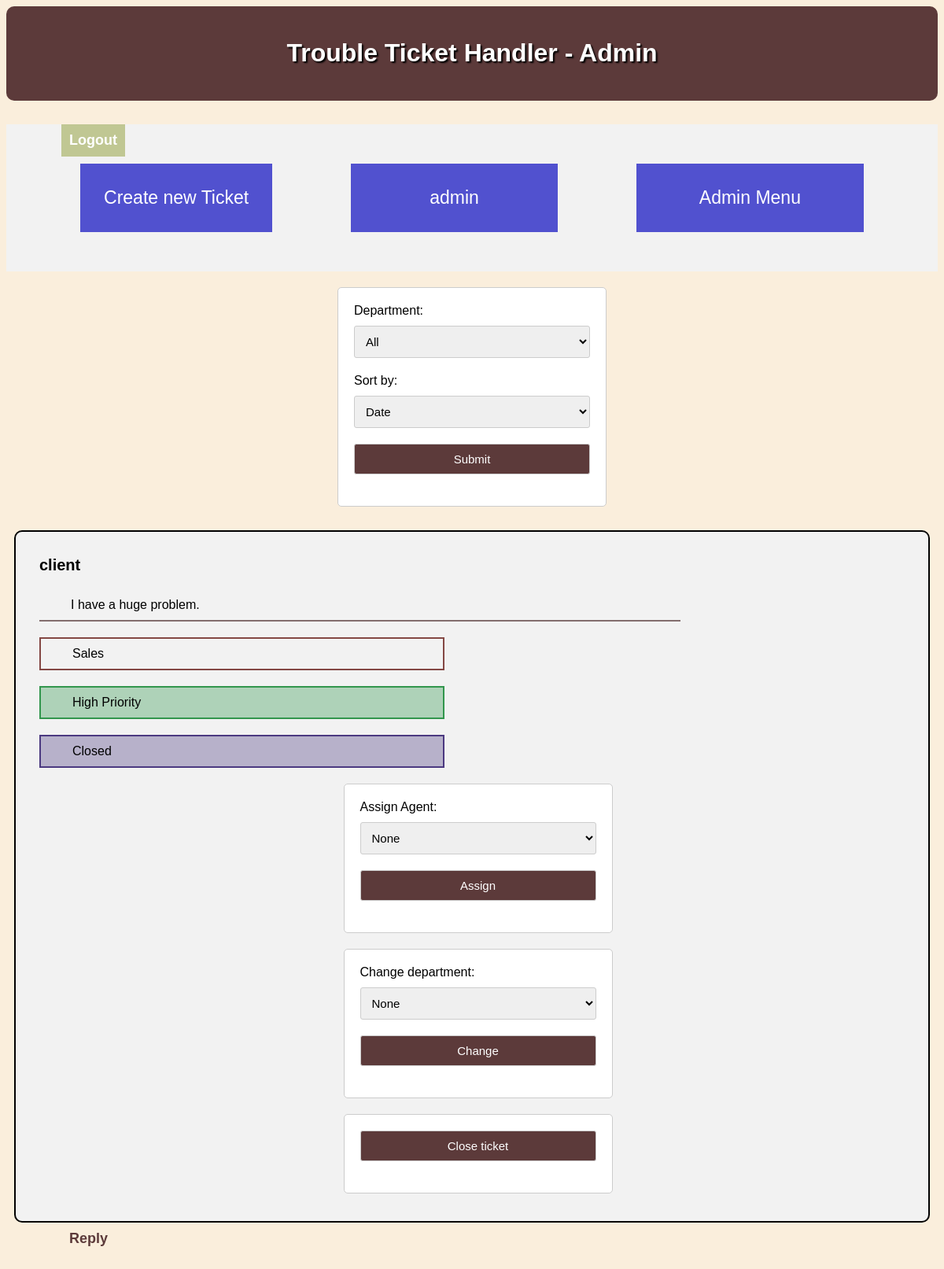
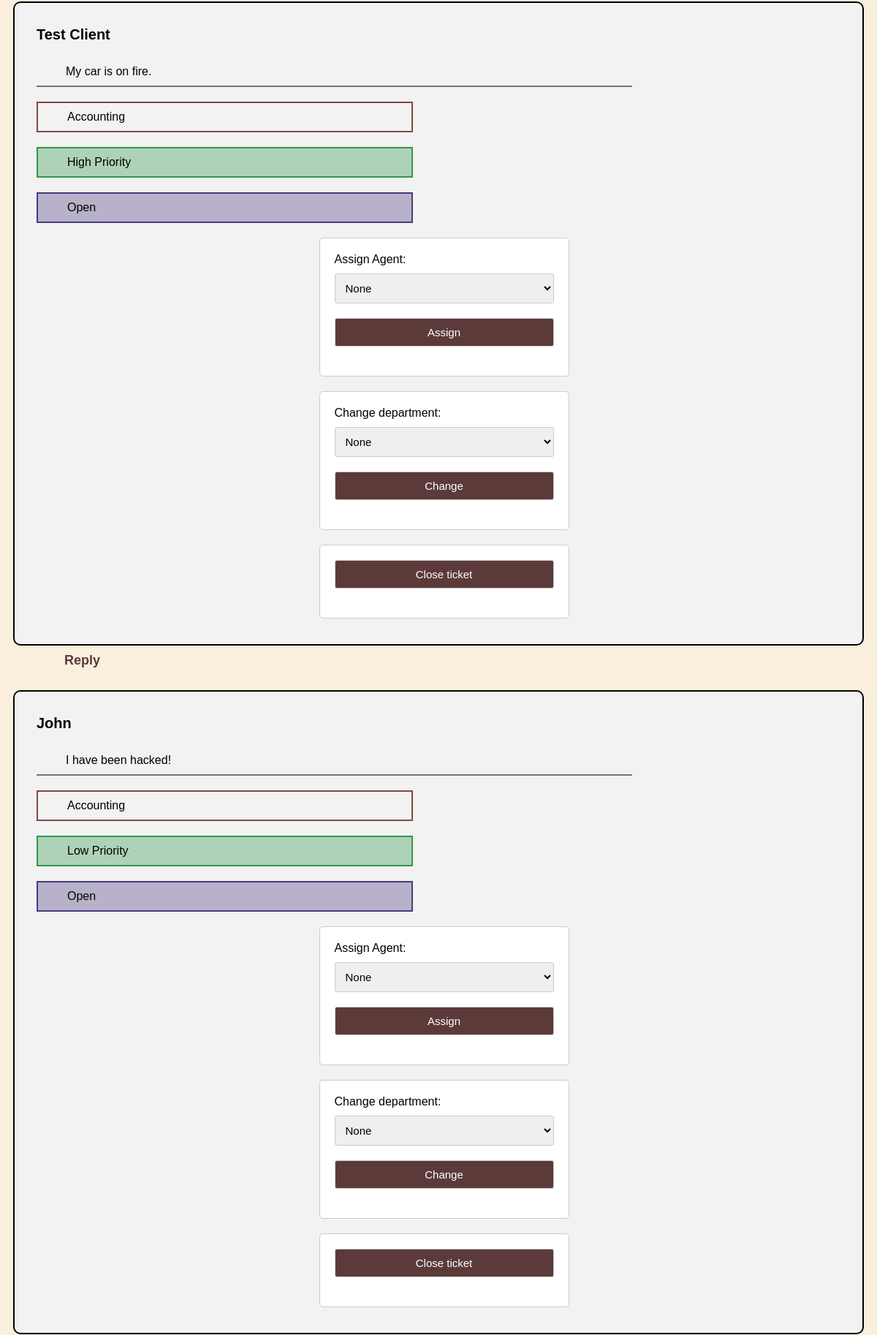
Screenshot of /admin.php (signed in, upper part) with the database file from the repository (2 pictures, top to bottom).
### tables this page shows
CREATE TABLE user (
  id INTEGER PRIMARY KEY AUTOINCREMENT,
  status TEXT NOT NULL,
  name TEXT NOT NULL,
  username TEXT UNIQUE NOT NULL,
  password TEXT NOT NULL,
  email TEXT NOT NULL,
  department TEXT
);

### admin.php (the view, shortened to what this page needs)
<?php
$db = getDataBaseConnection();
$stmt = $db->prepare("SELECT * FROM user WHERE id = :id");
$stmt->bindParam(':id', $_SESSION['user_id']);
$stmt->execute();
$user = $stmt->fetch();
$stmt = $db->prepare("SELECT * FROM user WHERE status = 'Agent' or status = 'Admin'");
$stmt->execute();
$agents = $stmt->fetchAll();
$stmt = $db->prepare("SELECT user.name as client_name, ticket.message, ticket.status, ticket.department as dep, ticket.id as ticket_id,
                      ticket.priority
                      FROM ticket
                      JOIN user ON ticket.client_id = user.id");
$stmt->execute();
$tickets = $stmt->fetchAll();
?>
<!DOCTYPE html>
<html lang="en-US">
<head>
    <link rel="stylesheet" href="style2.css">
</head>
<body>
<header>
    <h1><a href="admin.php">Trouble Ticket Handler - Admin</a></h1>
</header>
<a href="login.php" class="a-prof">Logout</a>
<ul id="menu">
    <a href="ticket.php">
        <li class="first">Create new Ticket</li>
    </a>
    <a href="profile.php">
        <li class="second"><?= $user['name'] ?></li>
    </a>
    <a href="admin_menu.php">
        <li class = "last"> Admin Menu </li>
    </a>
</ul>
<form action="" method="post">
<label for="sort">Department:</label>
  <select name="department">
  <option value = "all"> All </option>
  </select>
  <label for="sort">Sort by:</label>
  <select id="sort" name="sort">
    <option value="date">Date</option>
  </select>
  <input type="submit" value="Submit">
</form>
<section id = "tickets">
<?php foreach ($tickets as $ticket): ?>
  <div id="ticket">
  <h2><?= $ticket['client_name'] ?></h2>
    <div class = "ticket-info">
      <p><?= $ticket['message'] ?></p>
      <p><?= $ticket['dep'] ?></p>
      <p><?= $ticket['priority']. " Priority" ?></p>
      <p><?= $ticket['status'] ?></p>
    </div>
    <form action="" method="post" class = "assign">
      <label for="assign">Assign Agent:</label>
      <select name="agent">
      <option value = "none"> None </option>
      </select>
      <input type="submit" name = "assign" value="Assign">
    </form>
    <form action = "" method = "post" class = "change">
      <label for ="change"> Change department: </label>
      <select name = "depChange">
        <option value = "none"> None </option>
      </select>
      <input type = "submit" name = "change" value = "Change">
    </form>
    <form action = "" method = "POST">
      <input type = "submit" value = "Close ticket">
    </form>
  </div>
  <a href="#" class="reply-ticket" onclick="showFormReply(<?= $ticket['ticket_id'] ?>)">Reply</a>
<?php endforeach; ?>
</section>
</body>
</html>

### style2.css (style rules this page uses)
body { font-family: Arial, sans-serif; background-color: rgb(250, 238, 220); margin: 15; padding: 0; margin-bottom: 70px; }
header { background-color: rgb(92, 58, 58); color: #fff; padding: 20px; text-align: center; margin-bottom: 30px; border-radius: 10px; text-shadow: black 2px 2px 2px; }
h1 a { color: white; margin: 20px; }
form { max-width: 300px; margin: 20px auto; padding: 20px; background-color: #fff; border: 1px solid #ccc; border-radius: 5px; }
label { display: block; margin-bottom: 10px; }
a { color: rgb(92, 58, 58); text-decoration: none; }
input[type="submit"] { font-size: 17px; background-color: rgb(92, 58, 58); color: #fff; padding: 10px 20px; border: none; border-radius: 3px; cursor: pointer; }
.a-prof { position: absolute; background-color:rgba(144, 158, 54, 0.5); padding: 10px; margin-left: 70px; display: inline-block; font-size: 18px; font-weight: bold; color: white; box-sizing: content-box; margin-bottom: 20px; }
form textarea, form select, form input[type="checkbox"], form input[type="submit"] { width: 100%; padding: 10px; margin-bottom: 20px; border-radius: 3px; border: 1px solid #ccc; font-size: 15px; }
form select { margin-bottom: 20px; }
ul { list-style-type: none; margin: 0; padding: 0; display: flex; justify-content: center; background-color: #f2f2f2; }
ul li { padding: 10px 20px; }
ul a li { color: white; text-decoration: none; font-size: 23px; margin: 50px; }
.first { padding: 30px; background-color: rgb(81, 81, 207); }
.second { padding: 30px; padding-right: 100px; padding-left: 100px; background-color: rgb(81, 81, 207); }
.last { padding: 30px; padding-right: 80px; padding-left: 80px; background-color:rgb(81, 81, 207); }
#ticket { background-color: #f2f2f2; margin: 10px; padding: 15px; padding-left: 30px; margin-bottom: 10px; margin-top: 30px; border: 2px solid black; border-radius: 10px; }
div#ticket h2 { font-size: 20px; }
div#ticket p { margin-bottom: 5px; padding-left: 40px; margin-top: 20px; margin-right: 600px; padding-top: 10px; padding-bottom: 10px; }
div#ticket p:nth-child(1) { border-bottom: 2px solid #836e6e; margin-right: 300px; }
div#ticket p:nth-child(2) { border: 2px solid #844844; }
div#ticket p:nth-child(3) { border: 2px solid #32964d; background-color: #32964d5a; }
div#ticket p:nth-child(4) { border: 2px solid #4b3980; background-color: #4b39805a; }
.reply-ticket { margin-top: 30px; font-size: 18px; font-weight: bold; margin-left: 80px; }

### rows the page displays
user: name "admin"
user: name "client", message "I have a huge problem.", dep "Sales", priority "High", status "Closed"
user: name "Test Client", message "My car is on fire.", dep "Accounting", priority "High", status "Open"
user: name "John", message "I have been hacked!", dep "Accounting", priority "Low", status "Open"
